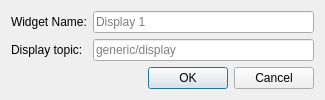
<?xml version="1.0" encoding="UTF-8"?>
<ui version="4.0">
 <class>LcdDisplayWidgetSettings</class>
 <widget class="QDialog" name="LcdDisplayWidgetSettings">
  <property name="geometry">
   <rect>
    <x>0</x>
    <y>0</y>
    <width>325</width>
    <height>97</height>
   </rect>
  </property>
  <property name="windowTitle">
   <string>Add LCD Display widget</string>
  </property>
  <layout class="QGridLayout" name="gridLayout">
   <item row="2" column="0">
    <widget class="QDialogButtonBox" name="buttonBox">
     <property name="orientation">
      <enum>Qt::Horizontal</enum>
     </property>
     <property name="standardButtons">
      <set>QDialogButtonBox::Cancel|QDialogButtonBox::Ok</set>
     </property>
    </widget>
   </item>
   <item row="0" column="0">
    <layout class="QFormLayout" name="formLayout">
     <item row="1" column="0">
      <widget class="QLabel" name="label">
       <property name="text">
        <string>Display topic:</string>
       </property>
      </widget>
     </item>
     <item row="1" column="1">
      <widget class="QLineEdit" name="topic">
       <property name="placeholderText">
        <string>generic/display</string>
       </property>
      </widget>
     </item>
     <item row="0" column="0">
      <widget class="QLabel" name="label_2">
       <property name="text">
        <string>Widget Name:</string>
       </property>
      </widget>
     </item>
     <item row="0" column="1">
      <widget class="QLineEdit" name="name">
       <property name="text">
        <string/>
       </property>
       <property name="placeholderText">
        <string>Display 1</string>
       </property>
      </widget>
     </item>
    </layout>
   </item>
  </layout>
 </widget>
 <resources/>
 <connections>
  <connection>
   <sender>buttonBox</sender>
   <signal>accepted()</signal>
   <receiver>LcdDisplayWidgetSettings</receiver>
   <slot>accept()</slot>
   <hints>
    <hint type="sourcelabel">
     <x>248</x>
     <y>254</y>
    </hint>
    <hint type="destinationlabel">
     <x>157</x>
     <y>274</y>
    </hint>
   </hints>
  </connection>
  <connection>
   <sender>buttonBox</sender>
   <signal>rejected()</signal>
   <receiver>LcdDisplayWidgetSettings</receiver>
   <slot>reject()</slot>
   <hints>
    <hint type="sourcelabel">
     <x>316</x>
     <y>260</y>
    </hint>
    <hint type="destinationlabel">
     <x>286</x>
     <y>274</y>
    </hint>
   </hints>
  </connection>
 </connections>
</ui>
